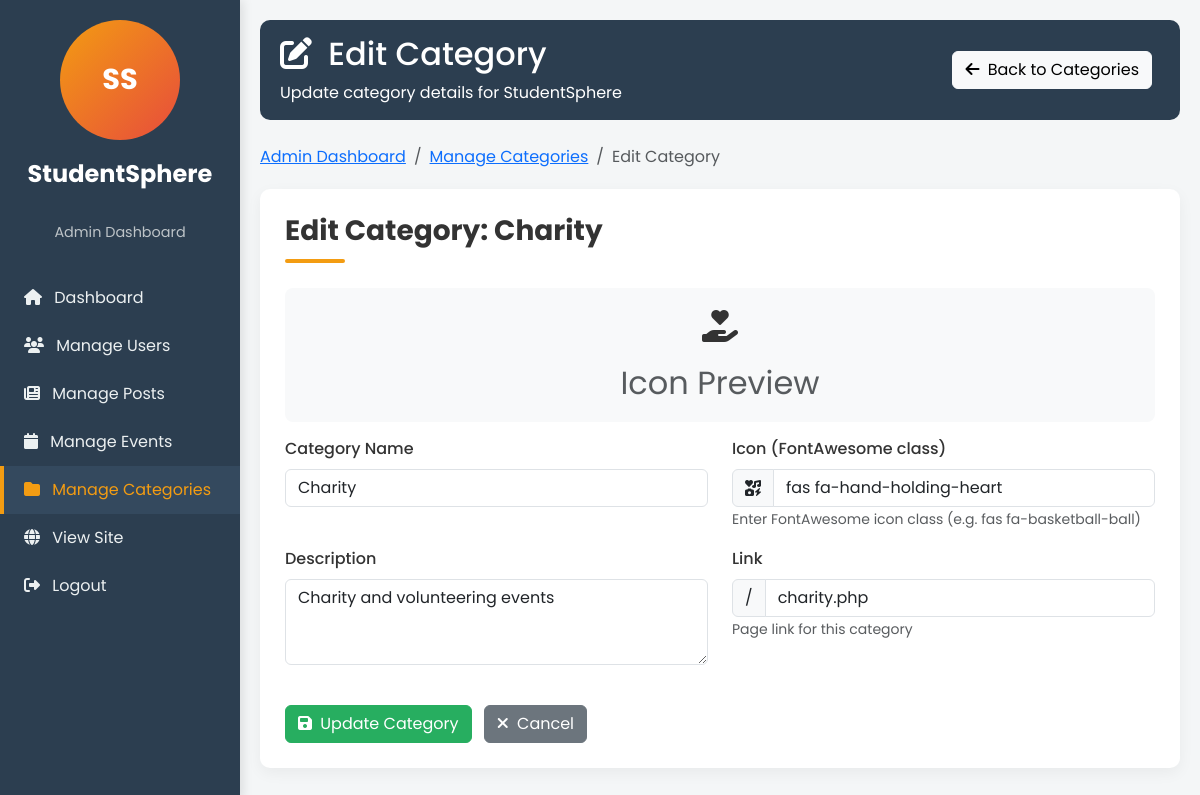
The page /edit_category.php?id=4 (signed in) on the database its author committed.
### tables this page shows
CREATE TABLE `categories` (
  `id` int(11) NOT NULL,
  `name` varchar(100) NOT NULL,
  `description` text DEFAULT NULL,
  `created_at` timestamp NOT NULL DEFAULT current_timestamp(),
  `icon` varchar(255) DEFAULT 'fas fa-folder',
  `link` varchar(255) DEFAULT '#'
);

### edit_category.php (the view, shortened to what this page needs)
<?php
include 'config.php';
$id = intval($_GET['id']);
$stmt = $conn->prepare("SELECT * FROM categories WHERE id=?");
$stmt->bind_param("i", $id);
$stmt->execute();
$result = $stmt->get_result();
$category = $result->fetch_assoc();
?>
<!DOCTYPE html>
<html lang="en">
<head>
  <link href="https://cdn.jsdelivr.net/npm/bootstrap@5.3.2/dist/css/bootstrap.min.css" rel="stylesheet">
  <link rel="stylesheet" href="https://cdnjs.cloudflare.com/ajax/libs/font-awesome/6.4.0/css/all.min.css">
</head>
<body>
<div class="sidebar">
  <div class="text-center mb-3">
    <div style="background: linear-gradient(135deg, #f39c12, #e74c3c); width: 120px; height: 120px; border-radius: 50%; display: flex; align-items: center; justify-content: center; margin: 0 auto;">
      <span style="color: white; font-weight: 700; font-size: 1.8rem;">SS</span>
    </div>
  </div>
  <div class="logo-text">StudentSphere</div>
  <div class="tagline">Admin Dashboard</div>
  <a href="admin-dashboard.php"><i class="fas fa-home me-2"></i> Dashboard</a>
  <a href="manage_users.php"><i class="fas fa-users me-2"></i> Manage Users</a>
  <a href="manage_posts.php"><i class="fas fa-newspaper me-2"></i> Manage Posts</a>
  <a href="manage_events.php"><i class="fas fa-calendar me-2"></i> Manage Events</a>
  <a href="manage_categories.php" class="active"><i class="fas fa-folder me-2"></i> Manage Categories</a>
  <a href="index.php"><i class="fas fa-globe me-2"></i> View Site</a>
  <a href="logout.php"><i class="fas fa-sign-out-alt me-2"></i> Logout</a>
</div>
<div class="content">
  <div class="admin-container">
    <div class="admin-header">
      <div>
        <h2><i class="fas fa-edit me-2"></i> Edit Category</h2>
        <p class="mb-0">Update category details for StudentSphere</p>
      </div>
      <div>
        <a href="manage_categories.php" class="btn btn-light me-2"><i class="fas fa-arrow-left me-1"></i> Back to Categories</a>
      </div>
    </div>
    <nav aria-label="breadcrumb">
      <ol class="breadcrumb">
        <li class="breadcrumb-item"><a href="admin-dashboard.php">Admin Dashboard</a></li>
        <li class="breadcrumb-item"><a href="manage_categories.php">Manage Categories</a></li>
        <li class="breadcrumb-item active" aria-current="page">Edit Category</li>
      </ol>
    </nav>
    <div class="admin-card">
      <h3 class="section-title">Edit Category: <?= htmlspecialchars($category['name']) ?></h3>
      <div class="icon-preview">
        <?php if (!empty($category['icon'])): ?>
          <i class="<?= htmlspecialchars($category['icon']) ?>" id="iconPreview"></i>
        <?php else: ?>
          <i class="fas fa-folder" id="iconPreview"></i>
        <?php endif; ?>
        <div class="mt-2 text-muted">Icon Preview</div>
      </div>
      <form method="POST">
        <div class="row">
          <div class="col-md-6 mb-3">
            <label class="form-label">Category Name</label>
            <input type="text" class="form-control" name="name" value="<?= htmlspecialchars($category['name']) ?>" required>
          </div>
          <div class="col-md-6 mb-3">
            <label class="form-label">Icon (FontAwesome class)</label>
            <div class="input-group">
              <span class="input-group-text"><i class="fas fa-icons"></i></span>
              <input type="text" class="form-control" name="icon" id="iconInput" value="<?= htmlspecialchars($category['icon']) ?>" placeholder="fas fa-basketball-ball">
            </div>
            <small class="form-text text-muted">Enter FontAwesome icon class (e.g. fas fa-basketball-ball)</small>
          </div>
        </div>
        <div class="row">
          <div class="col-md-6 mb-3">
            <label class="form-label">Description</label>
            <textarea class="form-control" name="description" rows="3"><?= htmlspecialchars($category['description']) ?></textarea>
          </div>
          <div class="col-md-6 mb-3">
            <label class="form-label">Link</label>
            <div class="input-group">
              <span class="input-group-text">/</span>
              <input type="text" class="form-control" name="link" value="<?= htmlspecialchars($category['link']) ?>" placeholder="sports.php">
            </div>
            <small class="form-text text-muted">Page link for this category</small>
          </div>
        </div>
        <div class="button-group mt-4">
          <button type="submit" name="update_category" class="btn btn-success me-2"><i class="fas fa-save me-1"></i> Update Category</button>
          <a href="manage_categories.php" class="btn btn-secondary"><i class="fas fa-times me-1"></i> Cancel</a>
        </div>
      </form>
    </div>
  </div>
</div>
</body>
</html>

### edit_category.php (style rules this page uses)
:root { --primary: #2c3e50; --accent: #f39c12; --secondary: #27ae60; --light: #f4f6f7; --dark: #2c3e50; }
body { font-family: 'Poppins', sans-serif; background-color: var(--light); color: #333; }
.sidebar { height: 100vh; background: var(--primary); color: #fff; position: fixed; top: 0; left: 0; width: 240px; padding-top: 20px; box-shadow: 3px 0 10px rgba(0,0,0,0.1); z-index: 1000; overflow-y: auto; }
.sidebar a { display: block; padding: 12px 20px; color: #ecf0f1; text-decoration: none; transition: all 0.3s; border-left: 4px solid transparent; }
.sidebar a:hover, .sidebar a.active { background: #34495e; color: var(--accent); border-left: 4px solid var(--accent); }
.content { margin-left: 240px; padding: 20px; }
.admin-container { max-width: 1000px; margin: 0 auto; }
.admin-header { background: var(--primary); color: white; padding: 15px 20px; border-radius: 10px; margin-bottom: 25px; display: flex; justify-content: space-between; align-items: center; }
.admin-card { background: white; border-radius: 10px; padding: 25px; margin-bottom: 25px; box-shadow: 0 5px 15px rgba(0,0,0,0.05); }
.btn-success { background-color: var(--secondary); border-color: var(--secondary); }
.btn-secondary { background-color: #6c757d; border-color: #6c757d; }
.section-title { position: relative; padding-bottom: 15px; margin-bottom: 25px; font-weight: 700; }
.section-title:after { content: ''; position: absolute; bottom: 0; left: 0; width: 60px; height: 4px; background: var(--accent); border-radius: 2px; }
.icon-preview { font-size: 2rem; text-align: center; margin: 15px 0; padding: 15px; background-color: #f8f9fa; border-radius: 8px; }
.breadcrumb { background-color: transparent; padding: 0; margin-bottom: 20px; }
.form-label { font-weight: 500; }
.logo-text { font-weight: 700; font-size: 1.5rem; text-align: center; margin-bottom: 30px; color: white; padding: 0 15px; }
.tagline { font-size: 0.9rem; color: #bdc3c7; text-align: center; margin-bottom: 30px; }

### rows shown on the page
categories: name "Charity", icon "fas fa-hand-holding-heart", description "Charity and volunteering events", link "charity.php"
